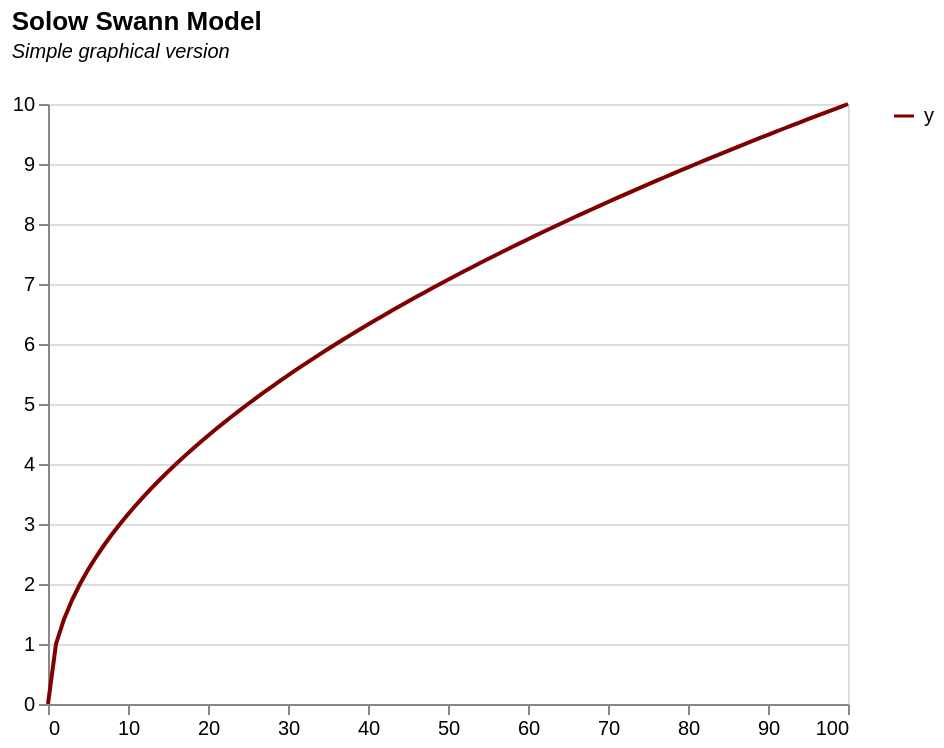

Write the Vega-Lite specification saved for this chart.
### Vega-Lite specification from a JSON file in a GitHub repository (floating-point values rounded to 4 significant figures)
{"$schema": "https://vega.github.io/schema/vega-lite/v5.json", "title": {"text": "Solow Swann Model", "subtitle": ["Simple graphical version", ""], "subtitleFontStyle": "italic", "subtitleFontSize": 10, "anchor": "start", "color": "black"}, "data": {"values": [{"k": "0", "y": "0", "s": "0", "s1": "0", "s2": "0", "s3": "0", "d": "0", "a": "0", "y2_a": "0", "y2_b": "0", "y2": "0", "a2": "0"}, {"k": "1", "y": "1", "s": "0.4", "s1": "0.2", "s2": "0.3", "s3": "0.9", "d": "0.05", "a": "0.35", "y2_a": "1", "y2_b": "0", "y2": "1", "a2": "0.25"}, {"k": "2", "y": "1.414213562", "s": "0.565685425", "s1": "0.4", "s2": "0.424264069", "s3": "1.8", "d": "0.1", "a": "0.465685425", "y2_a": "1.414213562", "y2_b": "0", "y2": "1.414213562", "a2": "0.324264069"}, {"k": "3", "y": "1.732050808", "s": "0.692820323", "s1": "0.6", "s2": "0.519615242", "s3": "2.7", "d": "0.15", "a": "0.542820323", "y2_a": "1.732050808", "y2_b": "0", "y2": "1.732050808", "a2": "0.369615242"}, {"k": "4", "y": "2", "s": "0.8", "s1": "0.8", "s2": "0.6", "s3": "3.6", "d": "0.2", "a": "0.6", "y2_a": "2", "y2_b": "0", "y2": "2", "a2": "0.4"}, {"k": "5", "y": "2.236067977", "s": "0.894427191", "s1": "1", "s2": "0.670820393", "s3": "4.5", "d": "0.25", "a": "0.644427191", "y2_a": "2.236067977", "y2_b": "0", "y2": "2.236067977", "a2": "0.420820393"}, {"k": "6", "y": "2.449489743", "s": "0.979795897", "s1": "1.2", "s2": "0.734846923", "s3": "5.4", "d": "0.3", "a": "0.679795897", "y2_a": "2.449489743", "y2_b": "0", "y2": "2.449489743", "a2": "0.434846923"}, {"k": "7", "y": "2.645751311", "s": "1.058300524", "s1": "1.4", "s2": "0.793725393", "s3": "6.3", "d": "0.35", "a": "0.708300524", "y2_a": "2.645751311", "y2_b": "0", "y2": "2.645751311", "a2": "0.443725393"}, {"k": "8", "y": "2.828427125", "s": "1.13137085", "s1": "1.6", "s2": "0.848528137", "s3": "7.2", "d": "0.4", "a": "0.73137085", "y2_a": "2.828427125", "y2_b": "0", "y2": "2.828427125", "a2": "0.448528137"}, {"k": "9", "y": "3", "s": "1.2", "s1": "1.8", "s2": "0.9", "s3": "8.1", "d": "0.45", "a": "0.75", "y2_a": "3", "y2_b": "0", "y2": "3", "a2": "0.45"}, {"k": "10", "y": "3.16227766", "s": "1.264911064", "s1": "2", "s2": "0.948683298", "s3": "9", "d": "0.5", "a": "0.764911064", "y2_a": "3.16227766", "y2_b": "0", "y2": "3.16227766", "a2": "0.448683298"}, {"k": "11", "y": "3.31662479", "s": "1.326649916", "s1": "2.2", "s2": "0.994987437", "s3": "9.9", "d": "0.55", "a": "0.776649916", "y2_a": "3.31662479", "y2_b": "0", "y2": "3.31662479", "a2": "0.444987437"}, {"k": "12", "y": "3.464101615", "s": "1.385640646", "s1": "2.4", "s2": "1.039230485", "s3": "10.8", "d": "0.6", "a": "0.785640646", "y2_a": "3.464101615", "y2_b": "0", "y2": "3.464101615", "a2": "0.439230485"}, {"k": "13", "y": "3.605551275", "s": "1.44222051", "s1": "2.6", "s2": "1.081665383", "s3": "11.7", "d": "0.65", "a": "0.79222051", "y2_a": "3.605551275", "y2_b": "0", "y2": "3.605551275", "a2": "0.431665383"}, {"k": "14", "y": "3.741657387", "s": "1.496662955", "s1": "2.8", "s2": "1.122497216", "s3": "12.6", "d": "0.7", "a": "0.796662955", "y2_a": "3.741657387", "y2_b": "0", "y2": "3.741657387", "a2": "0.422497216"}, {"k": "15", "y": "3.872983346", "s": "1.549193338", "s1": "3", "s2": "1.161895004", "s3": "13.5", "d": "0.75", "a": "0.799193338", "y2_a": "3.872983346", "y2_b": "0", "y2": "3.872983346", "a2": "0.411895004"}, {"k": "16", "y": "4", "s": "1.6", "s1": "3.2", "s2": "1.2", "s3": "14.4", "d": "0.8", "a": "0.8", "y2_a": "4", "y2_b": "0", "y2": "4", "a2": "0.4"}, {"k": "17", "y": "4.123105626", "s": "1.64924225", "s1": "3.4", "s2": "1.236931688", "s3": "15.3", "d": "0.85", "a": "0.79924225", "y2_a": "4.123105626", "y2_b": "0", "y2": "4.123105626", "a2": "0.386931688"}, {"k": "18", "y": "4.242640687", "s": "1.697056275", "s1": "3.6", "s2": "1.272792206", "s3": "16.2", "d": "0.9", "a": "0.797056275", "y2_a": "4.242640687", "y2_b": "0", "y2": "4.242640687", "a2": "0.372792206"}, {"k": "19", "y": "4.358898944", "s": "1.743559577", "s1": "3.8", "s2": "1.307669683", "s3": "17.1", "d": "0.95", "a": "0.793559577", "y2_a": "4.358898944", "y2_b": "0", "y2": "4.358898944", "a2": "0.357669683"}, {"k": "20", "y": "4.472135955", "s": "1.788854382", "s1": "4", "s2": "1.341640786", "s3": "18", "d": "1", "a": "0.788854382", "y2_a": "4.472135955", "y2_b": "0", "y2": "4.472135955", "a2": "0.341640786"}, {"k": "21", "y": "4.582575695", "s": "1.833030278", "s1": "4.2", "s2": "1.374772708", "s3": "18.9", "d": "1.05", "a": "0.783030278", "y2_a": "4.582575695", "y2_b": "0", "y2": "4.582575695", "a2": "0.324772708"}, {"k": "22", "y": "4.69041576", "s": "1.876166304", "s1": "4.4", "s2": "1.407124728", "s3": "19.8", "d": "1.1", "a": "0.776166304", "y2_a": "4.69041576", "y2_b": "0", "y2": "4.69041576", "a2": "0.307124728"}, {"k": "23", "y": "4.795831523", "s": "1.918332609", "s1": "4.6", "s2": "1.438749457", "s3": "20.7", "d": "1.15", "a": "0.768332609", "y2_a": "4.795831523", "y2_b": "0", "y2": "4.795831523", "a2": "0.288749457"}, {"k": "24", "y": "4.898979486", "s": "1.959591794", "s1": "4.8", "s2": "1.469693846", "s3": "21.6", "d": "1.2", "a": "0.759591794", "y2_a": "4.898979486", "y2_b": "0", "y2": "4.898979486", "a2": "0.269693846"}, {"k": "25", "y": "5", "s": "2", "s1": "5", "s2": "1.5", "s3": "22.5", "d": "1.25", "a": "0.75", "y2_a": "5", "y2_b": "0", "y2": "5", "a2": "0.25"}, {"k": "26", "y": "5.099019514", "s": "2.039607805", "s1": "5.2", "s2": "1.529705854", "s3": "23.4", "d": "1.3", "a": "0.739607805", "y2_a": "5.099019514", "y2_b": "0", "y2": "5.099019514", "a2": "0.229705854"}, {"k": "27", "y": "5.196152423", "s": "2.078460969", "s1": "5.4", "s2": "1.558845727", "s3": "24.3", "d": "1.35", "a": "0.728460969", "y2_a": "5.196152423", "y2_b": "0", "y2": "5.196152423", "a2": "0.208845727"}, {"k": "28", "y": "5.291502622", "s": "2.116601049", "s1": "5.6", "s2": "1.587450787", "s3": "25.2", "d": "1.4", "a": "0.716601049", "y2_a": "5.291502622", "y2_b": "0", "y2": "5.291502622", "a2": "0.187450787"}, {"k": "29", "y": "5.385164807", "s": "2.154065923", "s1": "5.8", "s2": "1.615549442", "s3": "26.1", "d": "1.45", "a": "0.704065923", "y2_a": "5.385164807", "y2_b": "0", "y2": "5.385164807", "a2": "0.165549442"}, {"k": "30", "y": "5.477225575", "s": "2.19089023", "s1": "6", "s2": "1.643167673", "s3": "27", "d": "1.5", "a": "0.69089023", "y2_a": "5.477225575", "y2_b": "0", "y2": "5.477225575", "a2": "0.143167673"}, {"k": "31", "y": "5.567764363", "s": "2.227105745", "s1": "6.2", "s2": "1.670329309", "s3": "27.9", "d": "1.55", "a": "0.677105745", "y2_a": "5.567764363", "y2_b": "0", "y2": "5.567764363", "a2": "0.120329309"}, {"k": "32", "y": "5.656854249", "s": "2.2627417", "s1": "6.4", "s2": "1.697056275", "s3": "28.8", "d": "1.6", "a": "0.6627417", "y2_a": "5.656854249", "y2_b": "0", "y2": "5.656854249", "a2": "0.097056275"}, {"k": "33", "y": "5.744562647", "s": "2.297825059", "s1": "6.6", "s2": "1.723368794", "s3": "29.7", "d": "1.65", "a": "0.647825059", "y2_a": "5.744562647", "y2_b": "0", "y2": "5.744562647", "a2": "0.073368794"}, {"k": "34", "y": "5.830951895", "s": "2.332380758", "s1": "6.8", "s2": "1.749285568", "s3": "30.6", "d": "1.7", "a": "0.632380758", "y2_a": "5.830951895", "y2_b": "0", "y2": "5.830951895", "a2": "0.049285568"}, {"k": "35", "y": "5.916079783", "s": "2.366431913", "s1": "7", "s2": "1.774823935", "s3": "31.5", "d": "1.75", "a": "0.616431913", "y2_a": "5.916079783", "y2_b": "0", "y2": "5.916079783", "a2": "0.024823935"}, {"k": "36", "y": "6", "s": "2.4", "s1": "7.2", "s2": "1.8", "s3": "32.4", "d": "1.8", "a": "0.6", "y2_a": "6", "y2_b": "0", "y2": "6", "a2": "0"}, {"k": "37", "y": "6.08276253", "s": "2.433105012", "s1": "7.4", "s2": "1.824828759", "s3": "33.3", "d": "1.85", "a": "0.583105012", "y2_a": "6.08276253", "y2_b": "0", "y2": "6.08276253", "a2": "-0.025171241"}, {"k": "38", "y": "6.164414003", "s": "2.465765601", "s1": "7.6", "s2": "1.849324201", "s3": "34.2", "d": "1.9", "a": "0.565765601", "y2_a": "6.164414003", "y2_b": "0", "y2": "6.164414003", "a2": "-0.050675799"}, {"k": "39", "y": "6.244997998", "s": "2.497999199", "s1": "7.8", "s2": "1.8734994", "s3": "35.1", "d": "1.95", "a": "0.547999199", "y2_a": "6.244997998", "y2_b": "0", "y2": "6.244997998", "a2": "-0.0765006"}, {"k": "40", "y": "6.32455532", "s": "2.529822128", "s1": "8", "s2": "1.897366596", "s3": "36", "d": "2", "a": "0.529822128", "y2_a": "6.32455532", "y2_b": "0", "y2": "6.32455532", "a2": "-0.102633404"}, {"k": "41", "y": "6.403124237", "s": "2.561249695", "s1": "8.2", "s2": "1.920937271", "s3": "36.9", "d": "2.05", "a": "0.511249695", "y2_a": "6.403124237", "y2_b": "0", "y2": "6.403124237", "a2": "-0.129062729"}, {"k": "42", "y": "6.480740698", "s": "2.592296279", "s1": "8.4", "s2": "1.94422221", "s3": "37.8", "d": "2.1", "a": "0.492296279", "y2_a": "6.480740698", "y2_b": "0", "y2": "6.480740698", "a2": "-0.15577779"}, {"k": "43", "y": "6.557438524", "s": "2.62297541", "s1": "8.6", "s2": "1.967231557", "s3": "38.7", "d": "2.15", "a": "0.47297541", "y2_a": "6.557438524", "y2_b": "0", "y2": "6.557438524", "a2": "-0.182768443"}, {"k": "44", "y": "6.633249581", "s": "2.653299832", "s1": "8.8", "s2": "1.989974874", "s3": "39.6", "d": "2.2", "a": "0.453299832", "y2_a": "6.633249581", "y2_b": "0", "y2": "6.633249581", "a2": "-0.210025126"}, {"k": "45", "y": "6.708203932", "s": "2.683281573", "s1": "9", "s2": "2.01246118", "s3": "40.5", "d": "2.25", "a": "0.433281573", "y2_a": "6.708203932", "y2_b": "0", "y2": "6.708203932", "a2": "-0.23753882"}, {"k": "46", "y": "6.782329983", "s": "2.712931993", "s1": "9.2", "s2": "2.034698995", "s3": "41.4", "d": "2.3", "a": "0.412931993", "y2_a": "6.782329983", "y2_b": "0", "y2": "6.782329983", "a2": "-0.265301005"}, {"k": "47", "y": "6.8556546", "s": "2.74226184", "s1": "9.4", "s2": "2.05669638", "s3": "42.3", "d": "2.35", "a": "0.39226184", "y2_a": "6.8556546", "y2_b": "0", "y2": "6.8556546", "a2": "-0.29330362"}, {"k": "48", "y": "6.92820323", "s": "2.771281292", "s1": "9.6", "s2": "2.078460969", "s3": "43.2", "d": "2.4", "a": "0.371281292", "y2_a": "6.92820323", "y2_b": "0", "y2": "6.92820323", "a2": "-0.321539031"}, {"k": "49", "y": "7", "s": "2.8", "s1": "9.8", "s2": "2.1", "s3": "44.1", "d": "2.45", "a": "0.35", "y2_a": "7", "y2_b": "0", "y2": "7", "a2": "-0.35"}, {"k": "50", "y": "7.071067812", "s": "2.828427125", "s1": "10", "s2": "2.121320344", "s3": "45", "d": "2.5", "a": "0.328427125", "y2_a": "7.071067812", "y2_b": "0", "y2": "7.071067812", "a2": "-0.378679656"}, {"k": "51", "y": "7.141428429", "s": "2.856571371", "s1": "10.2", "s2": "2.142428529", "s3": "45.9", "d": "2.55", "a": "0.306571371", "y2_a": "7.141428429", "y2_b": "1", "y2": "7.141428429", "a2": "-0.407571471"}, {"k": "52", "y": "7.211102551", "s": "2.88444102", "s1": "10.4", "s2": "2.163330765", "s3": "46.8", "d": "2.6", "a": "0.28444102", "y2_a": "7.211102551", "y2_b": "1.741101127", "y2": "7.211102551", "a2": "-0.436669235"}, {"k": "53", "y": "7.280109889", "s": "2.912043956", "s1": "10.6", "s2": "2.184032967", "s3": "47.7", "d": "2.65", "a": "0.262043956", "y2_a": "7.280109889", "y2_b": "2.408224685", "y2": "7.280109889", "a2": "-0.465967033"}, {"k": "54", "y": "7.348469228", "s": "2.939387691", "s1": "10.8", "s2": "2.204540769", "s3": "48.6", "d": "2.7", "a": "0.239387691", "y2_a": "7.348469228", "y2_b": "3.031433133", "y2": "7.348469228", "a2": "-0.495459231"}, {"k": "55", "y": "7.416198487", "s": "2.966479395", "s1": "11", "s2": "2.224859546", "s3": "49.5", "d": "2.75", "a": "0.216479395", "y2_a": "7.416198487", "y2_b": "3.623898318", "y2": "7.416198487", "a2": "-0.525140454"}, {"k": "56", "y": "7.483314774", "s": "2.993325909", "s1": "11.2", "s2": "2.244994432", "s3": "50.4", "d": "2.8", "a": "0.193325909", "y2_a": "7.483314774", "y2_b": "4.192962713", "y2": "7.483314774", "a2": "-0.555005568"}, {"k": "57", "y": "7.549834435", "s": "3.019933774", "s1": "11.4", "s2": "2.264950331", "s3": "51.3", "d": "2.85", "a": "0.169933774", "y2_a": "7.549834435", "y2_b": "4.743276394", "y2": "7.549834435", "a2": "-0.585049669"}, {"k": "58", "y": "7.615773106", "s": "3.046309242", "s1": "11.6", "s2": "2.284731932", "s3": "52.2", "d": "2.9", "a": "0.146309242", "y2_a": "7.615773106", "y2_b": "5.278031643", "y2": "7.615773106", "a2": "-0.615268068"}, {"k": "59", "y": "7.681145748", "s": "3.072458299", "s1": "11.8", "s2": "2.304343724", "s3": "53.1", "d": "2.95", "a": "0.122458299", "y2_a": "7.681145748", "y2_b": "5.799546135", "y2": "7.681145748", "a2": "-0.645656276"}, {"k": "60", "y": "7.745966692", "s": "3.098386677", "s1": "12", "s2": "2.323790008", "s3": "54", "d": "3", "a": "0.098386677", "y2_a": "7.745966692", "y2_b": "6.309573445", "y2": "7.745966692", "a2": "-0.676209992"}, {"k": "61", "y": "7.810249676", "s": "3.12409987", "s1": "12.2", "s2": "2.343074903", "s3": "54.9", "d": "3.05", "a": "0.07409987", "y2_a": "7.810249676", "y2_b": "6.809483128", "y2": "7.810249676", "a2": "-0.706925097"}, {"k": "62", "y": "7.874007874", "s": "3.14960315", "s1": "12.4", "s2": "2.362202362", "s3": "55.8", "d": "3.1", "a": "0.04960315", "y2_a": "7.874007874", "y2_b": "7.300372103", "y2": "7.874007874", "a2": "-0.737797638"}, {"k": "63", "y": "7.937253933", "s": "3.174901573", "s1": "12.6", "s2": "2.38117618", "s3": "56.7", "d": "3.15", "a": "0.024901573", "y2_a": "7.937253933", "y2_b": "7.783137122", "y2": "7.937253933", "a2": "-0.76882382"}, {"k": "64", "y": "8", "s": "3.2", "s1": "12.8", "s2": "2.477557162", "s3": "57.6", "d": "3.2", "a": "0", "y2_a": "8", "y2_b": "8.258523873", "y2": "8.258523873", "a2": "-0.722442838"}, {"k": "65", "y": "8.062257748", "s": "3.224903099", "s1": "13", "s2": "2.618148416", "s3": "58.5", "d": "3.25", "a": "-0.025096901", "y2_a": "8.062257748", "y2_b": "8.727161387", "y2": "8.727161387", "a2": "-0.631851584"}, {"k": "66", "y": "8.124038405", "s": "3.249615362", "s1": "13.2", "s2": "2.756876052", "s3": "59.4", "d": "3.3", "a": "-0.050384638", "y2_a": "8.124038405", "y2_b": "9.18958684", "y2": "9.18958684", "a2": "-0.543123948"}, {"k": "67", "y": "8.185352772", "s": "3.274141109", "s1": "13.4", "s2": "2.893879157", "s3": "60.3", "d": "3.35", "a": "-0.075858891", "y2_a": "8.185352772", "y2_b": "9.646263856", "y2": "9.646263856", "a2": "-0.456120843"}, {"k": "68", "y": "8.246211251", "s": "3.2984845", "s1": "13.6", "s2": "3.029278893", "s3": "61.2", "d": "3.4", "a": "-0.1015155", "y2_a": "8.246211251", "y2_b": "10.09759631", "y2": "10.09759631", "a2": "-0.370721107"}, {"k": "69", "y": "8.306623863", "s": "3.322649545", "s1": "13.8", "s2": "3.163181671", "s3": "62.1", "d": "3.45", "a": "-0.127350455", "y2_a": "8.306623863", "y2_b": "10.5439389", "y2": "10.5439389", "a2": "-0.286818329"}, {"k": "70", "y": "8.366600265", "s": "3.346640106", "s1": "14", "s2": "3.29568163", "s3": "63", "d": "3.5", "a": "-0.153359894", "y2_a": "8.366600265", "y2_b": "10.98560543", "y2": "10.98560543", "a2": "-0.20431837"}, {"k": "71", "y": "8.426149773", "s": "3.370459909", "s1": "14.2", "s2": "3.42686259", "s3": "63.9", "d": "3.55", "a": "-0.179540091", "y2_a": "8.426149773", "y2_b": "11.4228753", "y2": "11.4228753", "a2": "-0.12313741"}, {"k": "72", "y": "8.485281374", "s": "3.39411255", "s1": "14.4", "s2": "3.556799623", "s3": "64.8", "d": "3.6", "a": "-0.20588745", "y2_a": "8.485281374", "y2_b": "11.85599874", "y2": "11.85599874", "a2": "-0.043200377"}, {"k": "73", "y": "8.544003745", "s": "3.417601498", "s1": "14.6", "s2": "3.68556032", "s3": "65.7", "d": "3.65", "a": "-0.232398502", "y2_a": "8.544003745", "y2_b": "12.28520107", "y2": "12.28520107", "a2": "0.03556032"}, {"k": "74", "y": "8.602325267", "s": "3.440930107", "s1": "14.8", "s2": "3.813205828", "s3": "66.6", "d": "3.7", "a": "-0.259069893", "y2_a": "8.602325267", "y2_b": "12.71068609", "y2": "12.71068609", "a2": "0.113205828"}, {"k": "75", "y": "8.660254038", "s": "3.464101615", "s1": "15", "s2": "3.939791707", "s3": "67.5", "d": "3.75", "a": "-0.285898385", "y2_a": "8.660254038", "y2_b": "13.13263902", "y2": "13.13263902", "a2": "0.189791707"}, {"k": "76", "y": "8.717797887", "s": "3.487119155", "s1": "15.2", "s2": "4.065368643", "s3": "68.4", "d": "3.8", "a": "-0.312880845", "y2_a": "8.717797887", "y2_b": "13.55122881", "y2": "13.55122881", "a2": "0.265368643"}, {"k": "77", "y": "8.774964387", "s": "3.509985755", "s1": "15.4", "s2": "4.18998305", "s3": "69.3", "d": "3.85", "a": "-0.340014245", "y2_a": "8.774964387", "y2_b": "13.96661017", "y2": "13.96661017", "a2": "0.33998305"}, {"k": "78", "y": "8.831760866", "s": "3.532704347", "s1": "15.6", "s2": "4.313677566", "s3": "70.2", "d": "3.9", "a": "-0.367295653", "y2_a": "8.831760866", "y2_b": "14.37892522", "y2": "14.37892522", "a2": "0.413677566"}, {"k": "79", "y": "8.888194417", "s": "3.555277767", "s1": "15.8", "s2": "4.436491492", "s3": "71.1", "d": "3.95", "a": "-0.394722233", "y2_a": "8.888194417", "y2_b": "14.78830497", "y2": "14.78830497", "a2": "0.486491492"}, {"k": "80", "y": "8.94427191", "s": "3.577708764", "s1": "16", "s2": "4.558461157", "s3": "72", "d": "4", "a": "-0.422291236", "y2_a": "8.94427191", "y2_b": "15.19487052", "y2": "15.19487052", "a2": "0.558461157"}, {"k": "81", "y": "9", "s": "3.6", "s1": "16.2", "s2": "4.67962023", "s3": "72.9", "d": "4.05", "a": "-0.45", "y2_a": "9", "y2_b": "15.5987341", "y2": "15.5987341", "a2": "0.62962023"}, {"k": "82", "y": "9.055385138", "s": "3.622154055", "s1": "16.4", "s2": "4.8", "s3": "73.8", "d": "4.1", "a": "-0.477845945", "y2_a": "9.055385138", "y2_b": "16", "y2": "16", "a2": "0.7"}, {"k": "83", "y": "9.110433579", "s": "3.644173432", "s1": "16.6", "s2": "4.919629609", "s3": "74.7", "d": "4.15", "a": "-0.505826568", "y2_a": "9.110433579", "y2_b": "16.39876536", "y2": "16.39876536", "a2": "0.769629609"}, {"k": "84", "y": "9.16515139", "s": "3.666060556", "s1": "16.8", "s2": "5.03853626", "s3": "75.6", "d": "4.2", "a": "-0.533939444", "y2_a": "9.16515139", "y2_b": "16.79512087", "y2": "16.79512087", "a2": "0.83853626"}, {"k": "85", "y": "9.219544457", "s": "3.687817783", "s1": "17", "s2": "5.156745404", "s3": "76.5", "d": "4.25", "a": "-0.562182217", "y2_a": "9.219544457", "y2_b": "17.18915135", "y2": "17.18915135", "a2": "0.906745404"}, {"k": "86", "y": "9.273618495", "s": "3.709447398", "s1": "17.2", "s2": "5.274280893", "s3": "77.4", "d": "4.3", "a": "-0.590552602", "y2_a": "9.273618495", "y2_b": "17.58093631", "y2": "17.58093631", "a2": "0.974280893"}, {"k": "87", "y": "9.327379053", "s": "3.730951621", "s1": "17.4", "s2": "5.391165125", "s3": "78.3", "d": "4.35", "a": "-0.619048379", "y2_a": "9.327379053", "y2_b": "17.97055042", "y2": "17.97055042", "a2": "1.041165125"}, {"k": "88", "y": "9.38083152", "s": "3.752332608", "s1": "17.6", "s2": "5.507419171", "s3": "79.2", "d": "4.4", "a": "-0.647667392", "y2_a": "9.38083152", "y2_b": "18.3580639", "y2": "18.3580639", "a2": "1.107419171"}, {"k": "89", "y": "9.433981132", "s": "3.773592453", "s1": "17.8", "s2": "5.623062884", "s3": "80.1", "d": "4.45", "a": "-0.676407547", "y2_a": "9.433981132", "y2_b": "18.74354295", "y2": "18.74354295", "a2": "1.173062884"}, {"k": "90", "y": "9.486832981", "s": "3.794733192", "s1": "18", "s2": "5.738114999", "s3": "81", "d": "4.5", "a": "-0.705266808", "y2_a": "9.486832981", "y2_b": "19.12705", "y2": "19.12705", "a2": "1.238114999"}, {"k": "91", "y": "9.539392014", "s": "3.815756806", "s1": "18.2", "s2": "5.852593223", "s3": "81.9", "d": "4.55", "a": "-0.734243194", "y2_a": "9.539392014", "y2_b": "19.50864408", "y2": "19.50864408", "a2": "1.302593223"}, {"k": "92", "y": "9.591663047", "s": "3.836665219", "s1": "18.4", "s2": "5.966514316", "s3": "82.8", "d": "4.6", "a": "-0.763334781", "y2_a": "9.591663047", "y2_b": "19.88838105", "y2": "19.88838105", "a2": "1.366514316"}, {"k": "93", "y": "9.643650761", "s": "3.857460304", "s1": "18.6", "s2": "6.079894162", "s3": "83.7", "d": "4.65", "a": "-0.792539696", "y2_a": "9.643650761", "y2_b": "20.26631387", "y2": "20.26631387", "a2": "1.429894162"}, {"k": "94", "y": "9.695359715", "s": "3.878143886", "s1": "18.8", "s2": "6.192747831", "s3": "84.6", "d": "4.7", "a": "-0.821856114", "y2_a": "9.695359715", "y2_b": "20.64249277", "y2": "20.64249277", "a2": "1.492747831"}, {"k": "95", "y": "9.746794345", "s": "3.898717738", "s1": "19", "s2": "6.305089646", "s3": "85.5", "d": "4.75", "a": "-0.851282262", "y2_a": "9.746794345", "y2_b": "21.01696549", "y2": "21.01696549", "a2": "1.555089646"}, {"k": "96", "y": "9.797958971", "s": "3.919183588", "s1": "19.2", "s2": "6.416933226", "s3": "86.4", "d": "4.8", "a": "-0.880816412", "y2_a": "9.797958971", "y2_b": "21.38977742", "y2": "21.38977742", "a2": "1.616933226"}, {"k": "97", "y": "9.848857802", "s": "3.939543121", "s1": "19.4", "s2": "6.528291543", "s3": "87.3", "d": "4.85", "a": "-0.910456879", "y2_a": "9.848857802", "y2_b": "21.76097181", "y2": "21.76097181", "a2": "1.678291543"}, {"k": "98", "y": "9.899494937", "s": "3.959797975", "s1": "19.6", "s2": "6.639176963", "s3": "88.2", "d": "4.9", "a": "-0.940202025", "y2_a": "9.899494937", "y2_b": "22.13058988", "y2": "22.13058988", "a2": "1.739176963"}, {"k": "99", "y": "9.949874371", "s": "3.979949748", "s1": "19.8", "s2": "6.749601284", "s3": "89.1", "d": "4.95", "a": "-0.970050252", "y2_a": "9.949874371", "y2_b": "22.49867095", "y2": "22.49867095", "a2": "1.799601284"}, {"k": "100", "y": "10", "s": "4", "s1": "20", "s2": "6.859575779", "s3": "90", "d": "5", "a": "-1", "y2_a": "10", "y2_b": "22.8652526", "y2": "22.8652526", "a2": "1.859575779"}], "format": {"parse": {"k": "number"}}}, "transform": [{"fold": ["y"], "as": ["variable", "value"]}], "height": 300, "width": 400, "layer": [{"mark": {"type": "line", "strokeWidth": 2}, "encoding": {"x": {"field": "k", "type": "quantitative", "title": null, "axis": {"grid": false}}, "y": {"field": "value", "type": "quantitative", "title": null}, "color": {"field": "variable", "title": null, "scale": {"range": ["rgb(128,0,0)"]}}}}, {"mark": {"type": "rule", "color": "darkgray", "size": 0, "strokeDash": [6, 3]}, "encoding": {"x": {"datum": 64}}}]}
